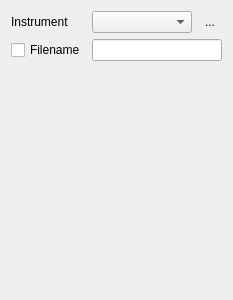
<?xml version="1.0" encoding="UTF-8"?>
<ui version="4.0">
 <class>Form</class>
 <widget class="QWidget" name="Form">
  <property name="geometry">
   <rect>
    <x>0</x>
    <y>0</y>
    <width>222</width>
    <height>300</height>
   </rect>
  </property>
  <property name="windowTitle">
   <string>Form</string>
  </property>
  <layout class="QGridLayout" name="gridLayout">
   <item row="0" column="0">
    <widget class="QLabel" name="label_7">
     <property name="text">
      <string>Instrument</string>
     </property>
    </widget>
   </item>
   <item row="0" column="1">
    <widget class="QComboBox" name="comboBoxInstruments">
     <property name="sizePolicy">
      <sizepolicy hsizetype="MinimumExpanding" vsizetype="Fixed">
       <horstretch>1</horstretch>
       <verstretch>0</verstretch>
      </sizepolicy>
     </property>
     <property name="minimumSize">
      <size>
       <width>100</width>
       <height>0</height>
      </size>
     </property>
    </widget>
   </item>
   <item row="0" column="2">
    <widget class="QToolButton" name="toolButton">
     <property name="text">
      <string>...</string>
     </property>
     <property name="icon">
      <iconset resource="Experiment.qrc">
       <normaloff>:/openicon/icons/view-refresh-7.png</normaloff>:/openicon/icons/view-refresh-7.png</iconset>
     </property>
     <property name="autoRaise">
      <bool>true</bool>
     </property>
    </widget>
   </item>
   <item row="1" column="0">
    <widget class="QCheckBox" name="checkBox">
     <property name="text">
      <string>Filename</string>
     </property>
    </widget>
   </item>
   <item row="1" column="1" colspan="2">
    <widget class="QLineEdit" name="Filename">
     <property name="sizePolicy">
      <sizepolicy hsizetype="MinimumExpanding" vsizetype="Fixed">
       <horstretch>1</horstretch>
       <verstretch>0</verstretch>
      </sizepolicy>
     </property>
    </widget>
   </item>
   <item row="2" column="0" colspan="2">
    <spacer name="verticalSpacer">
     <property name="orientation">
      <enum>Qt::Vertical</enum>
     </property>
     <property name="sizeHint" stdset="0">
      <size>
       <width>20</width>
       <height>225</height>
      </size>
     </property>
    </spacer>
   </item>
  </layout>
 </widget>
 <resources>
  <include location="Experiment.qrc"/>
 </resources>
 <connections/>
</ui>
